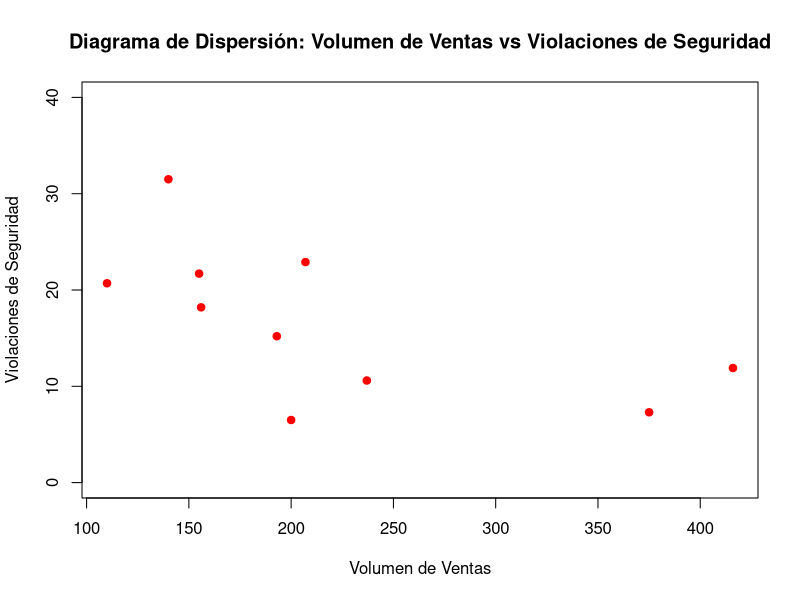

This chart was generated by the following R code:
## ---- chunk 1
data = read.table("seguridad.txt", sep="", header=T)
data
## ---- chunk 2
summary(data)
## ---- chunk 3

plot(data$Volumen_de_ventas, data$Violaciones,
main = "Diagrama de Dispersión: Volumen de Ventas vs Violaciones de Seguridad",
xlab = "Volumen de Ventas",
ylab = "Violaciones de Seguridad",
pch = 19, col = "red",
ylim = c(0, 40))
